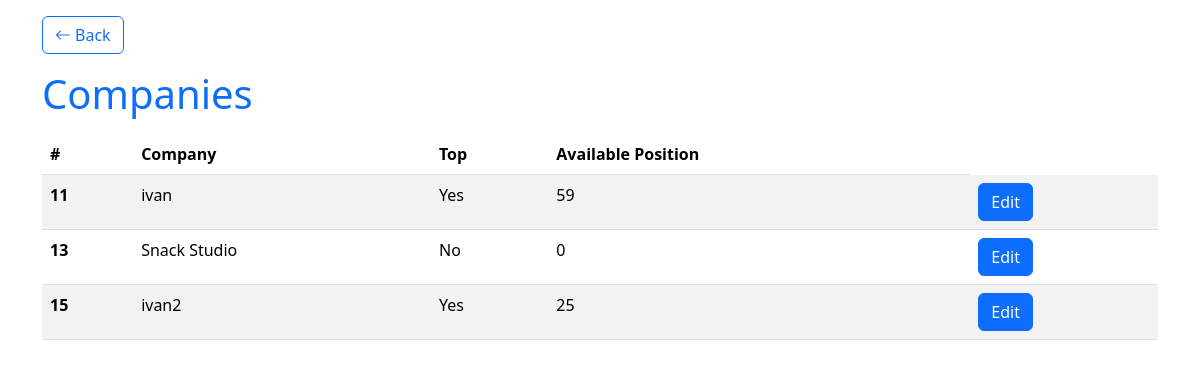
Screenshot of /admin/companies/index.php (signed in) with the database file from the repository.
### tables this page shows
CREATE TABLE `companies` (
  `id` int NOT NULL,
  `company` varchar(255) NOT NULL,
  `email` varchar(255) NOT NULL,
  `password` varchar(255) NOT NULL,
  `available_position` int NOT NULL DEFAULT '0',
  `image` varchar(255) DEFAULT NULL,
  `is_admin` tinyint(1) NOT NULL DEFAULT '0',
  `is_top` tinyint(1) NOT NULL DEFAULT '0'
);

### admin/companies/index.php (the view, shortened to what this page needs)
<?php
require $_SERVER['DOCUMENT_ROOT'] . '/check_admin.php';
$companies = $pdo->query("SELECT
    companies.*,
    SUM(jobs.available_position) AS total_positions
FROM companies
LEFT JOIN jobs ON companies.id = jobs.company_id
GROUP BY companies.id, companies.company")->fetchAll();
?>
<!doctype html>
<html lang="en">
<head>
    <link href="https://cdn.jsdelivr.net/npm/bootstrap@5.3.3/dist/css/bootstrap.min.css" rel="stylesheet"
>
    <link rel="stylesheet" href="https://cdn.jsdelivr.net/npm/bootstrap-icons@1.11.3/font/bootstrap-icons.min.css">
</head>
<body>
<div class="container mt-3">
    <a href="/admin/" class="btn btn-outline-primary"><i class="bi bi-arrow-left me-1"></i>Back</a>
    <h1 class="text-primary mt-3">Companies</h1>
    <table class="table table-striped mt-3">
        <thead>
        <tr>
            <th scope="col">#</th>
            <th scope="col">Company</th>
            <th scope="col">Top</th>
            <th scope="col">Available Position</th>
        </tr>
        </thead>
        <tbody>
        <?php foreach ($companies as $company): ?>
            <tr>
                <th scope="row"><?= $company['id'] ?></th>
                <td><?= $company['company'] ?></td>
                <td><?= $company['is_top'] ? 'Yes' : 'No' ?></td>
                <td><?= $company['total_positions'] ?? '0' ?></td>
                <td><a href="/admin/companies/edit.php?id=<?= $company['id'] ?>" class="btn btn-primary">Edit</a></td>
            </tr>
        <?php endforeach; ?>
        </tbody>
    </table>
</div>
</body>
</html>

### rows the page displays
companies: id "11", company "ivan", is_top "Yes", total_positions "59"
companies: id "13", company "Snack Studio", is_top "No", total_positions "0"
companies: id "15", company "ivan2", is_top "Yes", total_positions "25"
